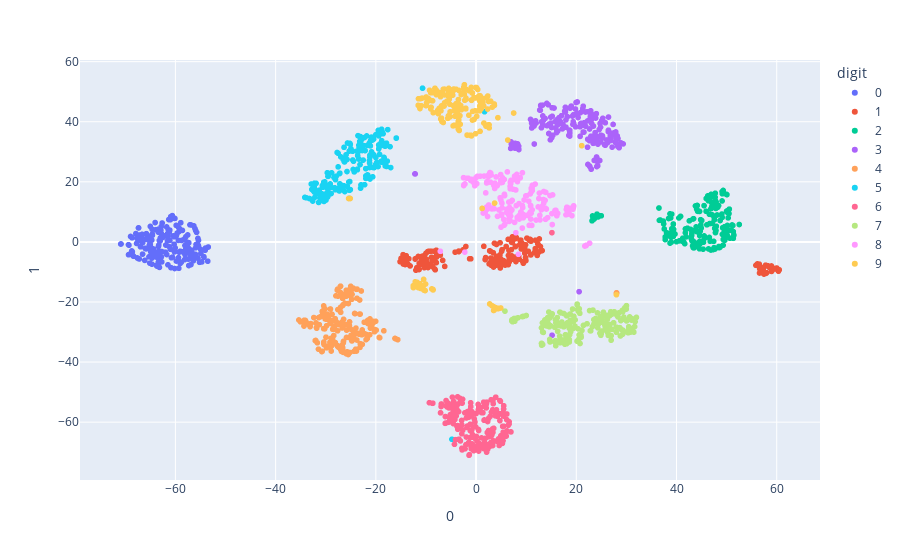

Source (notebook cell):
### Code cell
tsne = TSNE(n_components=2, random_state=42)
projections = tsne.fit_transform(X)

fig = px.scatter(
    projections, x=0, y=1,
    color=digits.target.astype(str), labels={'color': 'digit'}
)
fig.show()

### Figure 1 — Plotly figure (JSON) as saved in the notebook; plotly's stock layout.template omitted (floating-point values rounded to 4 significant figures; data arrays with more than 128 entries replaced by an {"elided": "..."} marker saying what was removed)
{"data": [{"hovertemplate": "digit=0<br>0=%{x}<br>1=%{y}<extra></extra>", "legendgroup": "0", "marker": {"color": "#636efa", "symbol": "circle"}, "mode": "markers", "name": "0", "showlegend": true, "type": "scattergl", "x": {"elided": "178 float values"}, "xaxis": "x", "y": {"elided": "178 float values"}, "yaxis": "y"}, {"hovertemplate": "digit=1<br>0=%{x}<br>1=%{y}<extra></extra>", "legendgroup": "1", "marker": {"color": "#EF553B", "symbol": "circle"}, "mode": "markers", "name": "1", "showlegend": true, "type": "scattergl", "x": {"elided": "182 float values"}, "xaxis": "x", "y": {"elided": "182 float values"}, "yaxis": "y"}, {"hovertemplate": "digit=2<br>0=%{x}<br>1=%{y}<extra></extra>", "legendgroup": "2", "marker": {"color": "#00cc96", "symbol": "circle"}, "mode": "markers", "name": "2", "showlegend": true, "type": "scattergl", "x": {"elided": "177 float values"}, "xaxis": "x", "y": {"elided": "177 float values"}, "yaxis": "y"}, {"hovertemplate": "digit=3<br>0=%{x}<br>1=%{y}<extra></extra>", "legendgroup": "3", "marker": {"color": "#ab63fa", "symbol": "circle"}, "mode": "markers", "name": "3", "showlegend": true, "type": "scattergl", "x": {"elided": "183 float values"}, "xaxis": "x", "y": {"elided": "183 float values"}, "yaxis": "y"}, {"hovertemplate": "digit=4<br>0=%{x}<br>1=%{y}<extra></extra>", "legendgroup": "4", "marker": {"color": "#FFA15A", "symbol": "circle"}, "mode": "markers", "name": "4", "showlegend": true, "type": "scattergl", "x": {"elided": "181 float values"}, "xaxis": "x", "y": {"elided": "181 float values"}, "yaxis": "y"}, {"hovertemplate": "digit=5<br>0=%{x}<br>1=%{y}<extra></extra>", "legendgroup": "5", "marker": {"color": "#19d3f3", "symbol": "circle"}, "mode": "markers", "name": "5", "showlegend": true, "type": "scattergl", "x": {"elided": "182 float values"}, "xaxis": "x", "y": {"elided": "182 float values"}, "yaxis": "y"}, {"hovertemplate": "digit=6<br>0=%{x}<br>1=%{y}<extra></extra>", "legendgroup": "6", "marker": {"color": "#FF6692", "symbol": "circle"}, "mode": "markers", "name": "6", "showlegend": true, "type": "scattergl", "x": {"elided": "181 float values"}, "xaxis": "x", "y": {"elided": "181 float values"}, "yaxis": "y"}, {"hovertemplate": "digit=7<br>0=%{x}<br>1=%{y}<extra></extra>", "legendgroup": "7", "marker": {"color": "#B6E880", "symbol": "circle"}, "mode": "markers", "name": "7", "showlegend": true, "type": "scattergl", "x": {"elided": "179 float values"}, "xaxis": "x", "y": {"elided": "179 float values"}, "yaxis": "y"}, {"hovertemplate": "digit=8<br>0=%{x}<br>1=%{y}<extra></extra>", "legendgroup": "8", "marker": {"color": "#FF97FF", "symbol": "circle"}, "mode": "markers", "name": "8", "showlegend": true, "type": "scattergl", "x": {"elided": "174 float values"}, "xaxis": "x", "y": {"elided": "174 float values"}, "yaxis": "y"}, {"hovertemplate": "digit=9<br>0=%{x}<br>1=%{y}<extra></extra>", "legendgroup": "9", "marker": {"color": "#FECB52", "symbol": "circle"}, "mode": "markers", "name": "9", "showlegend": true, "type": "scattergl", "x": {"elided": "180 float values"}, "xaxis": "x", "y": {"elided": "180 float values"}, "yaxis": "y"}], "layout": {"legend": {"title": {"text": "digit"}, "tracegroupgap": 0}, "margin": {"t": 60}, "xaxis": {"anchor": "y", "domain": [0, 1], "title": {"text": "0"}}, "yaxis": {"anchor": "x", "domain": [0, 1], "title": {"text": "1"}}}}
